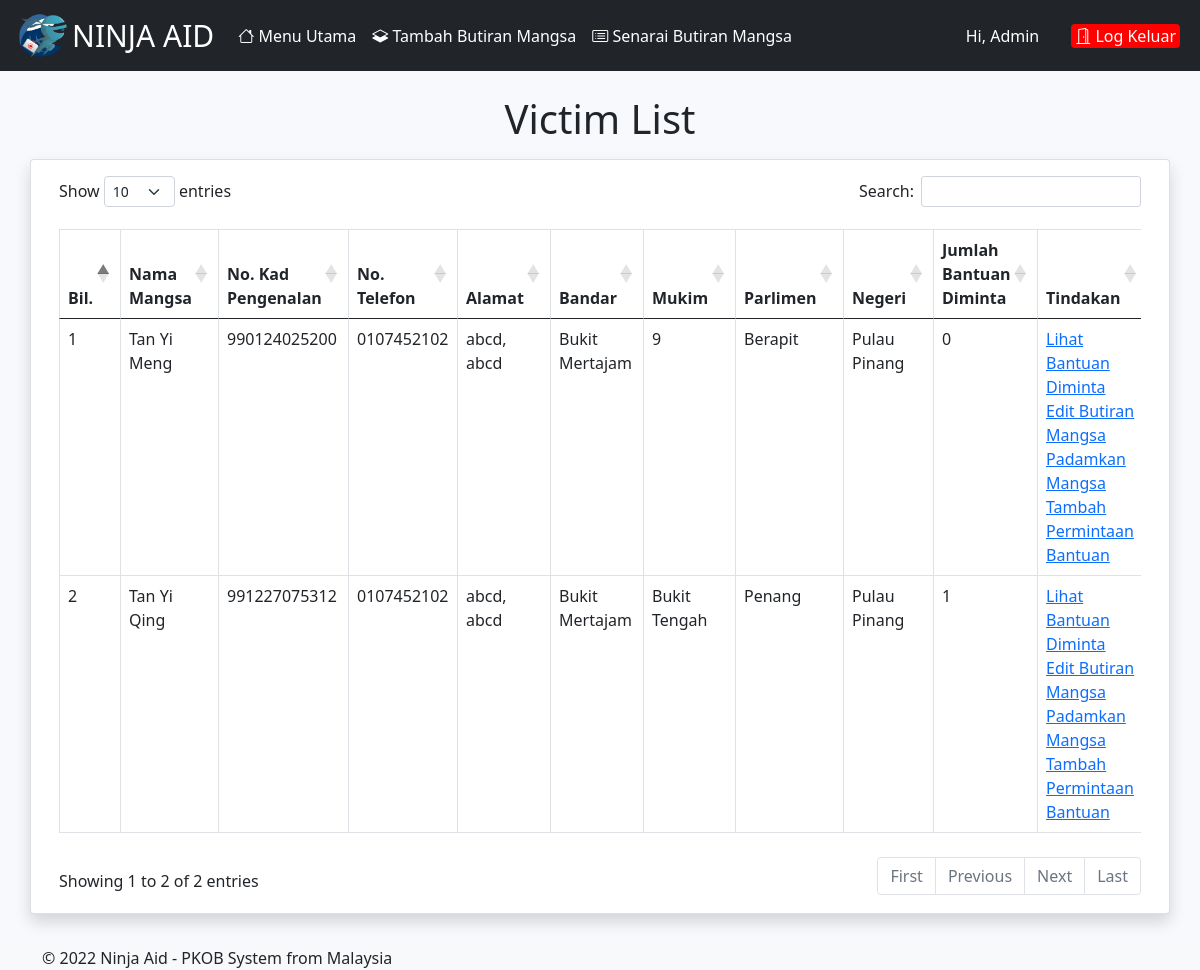
Before: /management/listvictim/ (signed in) with the older database file.
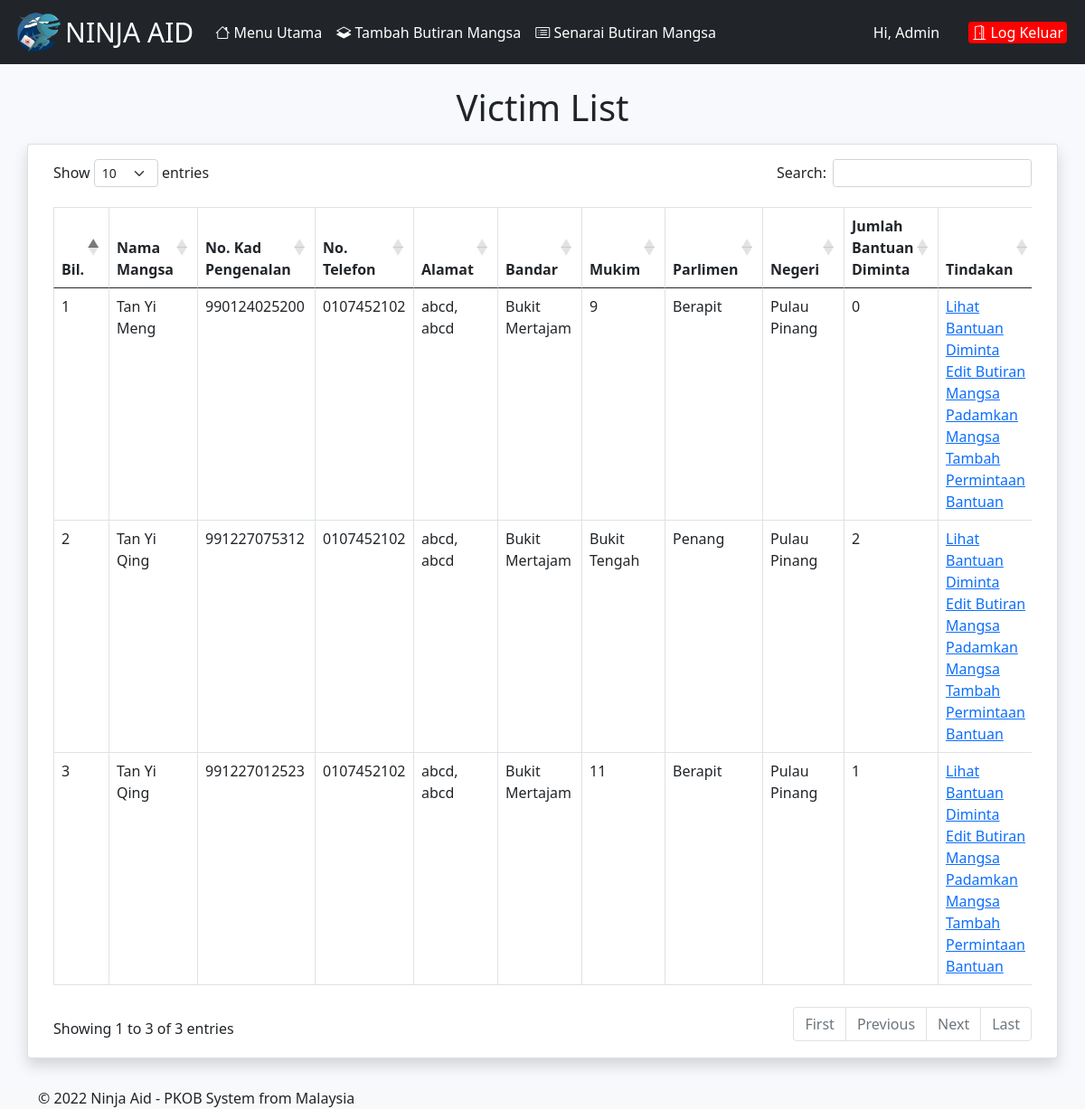
After: the same page with the newer database file.
### victim_app/models.py (models this page shows)
class Victim(models.Model):
    ic = models.CharField(max_length=12, unique=True, verbose_name='IC Number', blank=False,
                   help_text='Enter 12 digits ic number')
    name = models.CharField(max_length=255, verbose_name='Name')
    phone = models.CharField(max_length=255, verbose_name='Phone Number')
    is_kir = models.BooleanField(default=True, verbose_name='Ketua Isi Rumah')
    salary = models.DecimalField(max_digits=8, decimal_places=2, verbose_name='Salary')
    address1 = models.CharField(max_length=255, verbose_name='Address1')
    address2 = models.CharField(max_length=255, verbose_name='Address2')
    city = models.CharField(max_length=255, verbose_name='City')
    mukim = models.CharField(max_length=255, verbose_name='Mukim')
    parlimen = models.CharField(max_length=255, verbose_name='Parlimen')
    state = models.CharField(max_length=255, verbose_name='State')
    poskod = models.CharField(max_length=255, verbose_name='Phone')
    created_at = models.DateTimeField(auto_now_add=True, verbose_name='Created at')
    updated_at = models.DateTimeField(auto_now=True, verbose_name='Updated at')

### management_app/views.py (the view)
# urls.py: path('listvictim/', views.list_victim, name="list_victim"),
@login_required
def list_victim(request):
    victims = Victim.objects.all()
    return render(request, 'management_app/list_victim.html', {'victims': victims})

### management_app/templates/management_app/list_victim.html (shortened to what this page needs)
{% extends "adminbase.html" %}
{% block content %}
    <div class="container">
        <div class="row mt-4 px-3 px-sm-0">
            <h1 class="text-center mb-3">Victim List</h1>
            <div class="card shadow mb-4">
                <div class="card-body ">
                    <div class="table-responsive">
                        <table id="example" class="table table-bordered py-3">
                            <thead>
                                <tr>
                                    <th>Bil.</th>
                                    <th>Nama Mangsa</th>
                                    <th>No. Kad Pengenalan</th>
                                    <th>No. Telefon</th>
                                    <th>Alamat</th>
                                    <th>Bandar</th>
                                    <th>Mukim</th>
                                    <th>Parlimen</th>
                                    <th>Negeri</th>
                                    <th>Jumlah Bantuan Diminta</th>
                                    <th>Tindakan</th>
                                </tr>
                            </thead>
                            <tbody>
                                {% for victim in victims %}
                                <tr>
                                    <td>{{ forloop.counter }}</td>
                                    <td>{{victim.name}}</td>
                                    <td>{{victim.ic}}</td>
                                    <td>{{victim.phone}}</td>
                                    <td>{{victim.address1}}, {{victim.address2}}</td>
                                    <td>{{victim.city}}</td>
                                    <td>{{victim.mukim}}</td>
                                    <td>{{victim.parlimen}}</td>
                                    <td>{{victim.state}}</td>
                                    <td>{{victim.assistance_list.count}}</td>
                                    <td>
                                        <a href="{% url 'view_victim_assistance' victim.id %}">Lihat Bantuan Diminta</a><br>
                                        <a href="{% url 'edit_victim' victim.id %}">Edit Butiran Mangsa</a><br>
                                        <a href="{% url 'delete_victim' victim.id %}">Padamkan Mangsa</a><br>
                                        <a href="{% url 'request_assistance' victim.id %}">Tambah Permintaan Bantuan</a>
                                    </td>
                                </tr>
                                {% endfor %}
                            </tbody>
                        </table>
                    </div>
                </div>
            </div>
        </div>
    </div>
    <div class="main-footer position ">
        <div class="footer-middle mt-0 bg-light">
            <div class="container">
                <div class="footer-bottom mt-2">
                    <p class="text-xs-center footer-title-text mb-0">
                        &copy; <script>document.write(new Date().getFullYear())</script> Ninja Aid - PKOB System from Malaysia
                    </p>
                </div>
            </div>
        </div>
    </div>
{% endblock %}

### templates/adminbase.html (shortened to what this page needs)
<!DOCTYPE html>
<html lang="en">
<head>
    <link
            href="https://cdn.jsdelivr.net/npm/bootstrap@5.0.2/dist/css/bootstrap.min.css"
            rel="stylesheet"
    />
    <link rel="stylesheet" href="https://cdn.jsdelivr.net/npm/bootstrap-icons@1.7.0/font/bootstrap-icons.css">
    <link rel="stylesheet" href="https://cdnjs.cloudflare.com/ajax/libs/twitter-bootstrap/5.0.1/css/bootstrap.min.css">
    <link rel="stylesheet" href="https://cdn.datatables.net/1.11.3/css/dataTables.bootstrap5.min.css">
</head>
<body style="overflow-x: hidden">
{% include 'adminnavbar.html' %}
{% block content %}{% endblock %}
</body>
</html>

### templates/adminnavbar.html (shortened to what this page needs)
{% load static %}
<nav class="navbar navbar-expand-lg navbar-dark bg-dark">
    <div class="container-fluid">
        <a href="{% url "dashboard" %}"><img style ="height: 45px; object-fit: cover; position: relative" src="{% static 'webimage/logo.png' %}"></img></a>
        <a class="navbar-brand" href="{% url "dashboard" %}" style="font-size: 30px">NINJA AID</a>
        <div class="collapse navbar-collapse" id="navbarNav">
          <ul class="navbar-nav">
            {% if user.is_authenticated%}
            <li class="nav-item">
                <a class="nav-link active" aria-current="page" href="{% url "dashboard" %}"><span class="bi bi-house"> Menu Utama</span></a
                >
            </li>
            <li class="nav-item">
                <a class="nav-link active" aria-current="page" href="{% url "add_victim" %}">
                    <span class="bi bi-layers-half"> Tambah Butiran Mangsa</span>
                </a
                >
            </li>
            <li class="nav-item">
                <a class="nav-link active" aria-current="page" href="{% url "list_victim" %}"><span class="bi bi-card-list"> Senarai Butiran Mangsa</span></a
                >
            </li>
            {% endif %}
          </ul>
          <ul class="navbar-nav ms-auto">
            {% if user.is_authenticated%}
            <li class='nav-item my-auto mx-4'>
                <p class='text-white nav-link p-0 m-0'> Hi, Admin {{ user.first_name }} </p>
            </li>
            <li class="nav-item">
                <a class="nav-link active" aria-current="page" href="{% url "logout" %}">
                    <div style="background-color: red; padding: 0px 4px;border-radius: 4px">
                    <span class="bi bi-door-open"> Log Keluar</span>
                    </div>
                </a>
            </li>
            {% endif %}
          </ul>
        </div>
    </div>
</nav>

### management_app/templates/management_app/list_victim.html (style rules this page uses)
body { background-color: #f8f9fc; }

Changed rows visible on the page:
computed for Victim "Bukit Tengah": assistance_list.count "1" → "2"
added Victim: name "Tan Yi Qing", ic "991227012523", phone "0107452102", address1 "abcd", address2 "abcd", city "Bukit Mertajam", mukim "11", parlimen "Berapit", state "Pulau Pinang", assistance_list.count "1"
Other visible differences:
text written by a page script: "Show entries Search: Showing 1 to 2 of 2 entries First Previous Next Last" → "Show entries Search: Showing 1 to 3 of 3 entries First Previous Next Last"
